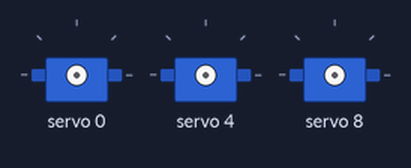
Simulated run of this sketch. Board: Arduino Uno, built with avr-gcc and run on an emulated ATmega328P. Shown: 3 × servo.

Above: at 0.05 s.
At 0.95 s:
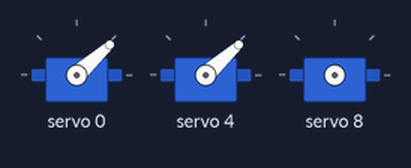
At 1.9 s:
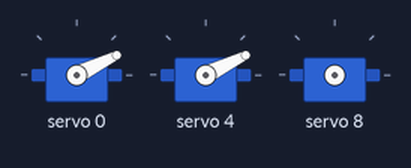
At 3.8 s:
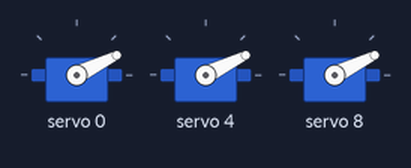
At 5.7 s:
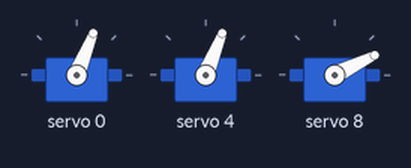
At 7.6 s:
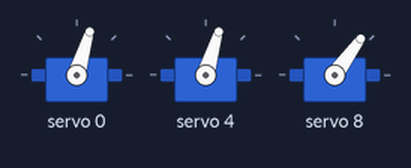
Timing chart, 0 to 11.6 s (numbered marks = the images above):
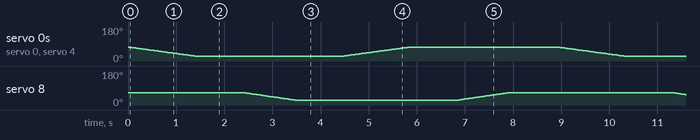

The sketch:

servobot.ino
```cpp
#include <Wire.h>                       // Подключаем библиотеку Wire
#include <Adafruit_PWMServoDriver.h>    // Подключаем библиотеку Adafruit_PWMServoDriver

Adafruit_PWMServoDriver pwm = Adafruit_PWMServoDriver(0x40); // Установка адреса I2C 0x40

#define SERVOMIN  200                   // Минимальная длительность импульса для сервопривода
#define SERVOMAX  320                   // Максимальная длина импульса для сервопривода
#define SERVOMAX_MiD  300
#define SERVO_1 0                       // Номер порта (0 - 15)
#define SERVO_2 4                       // Номер порта (0 - 15)
#define SERVO_MiD 8                     // Средний сервопривод

void setup()
{
  pwm.begin();                          // Инициализация
  pwm.setPWMFreq(60);                   // Частота следования импульсов 60 Гц
  delay(10);                            // Пауза
}

void loop()
{
// Вращение сервопривода 1 вправо
  for (uint16_t pulselen = SERVOMAX; pulselen > SERVOMIN; pulselen--)
  {
    pwm.setPWM(SERVO_1, 0, pulselen);
    pwm.setPWM(SERVO_2, 0, pulselen);
    delay(10);
  }
  delay(1000);

  // Вращение сервопривода MiD вправо
  for (uint16_t pulselen = SERVOMAX_MiD; pulselen > SERVOMIN; pulselen--)
  {
    pwm.setPWM(SERVO_MiD, 0, pulselen);
    delay(10);
  }
  delay(1000);


  // Вращение сервопривода 1 влево
  for (uint16_t pulselen = SERVOMIN; pulselen < SERVOMAX; pulselen++)
  {
    pwm.setPWM(SERVO_1, 0, pulselen);
    pwm.setPWM(SERVO_2, 0, pulselen);
    delay(10);
  }
  delay(1000);


 // Вращение сервопривода MiD влево
  for (uint16_t pulselen = SERVOMIN; pulselen < SERVOMAX_MiD; pulselen++)
  {
    pwm.setPWM(SERVO_MiD, 0, pulselen);
    delay(10);
  }
  delay(1000);

    }
```
